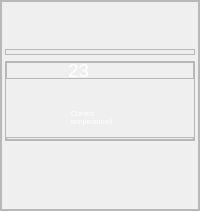
                  <widget class="QFrame" name="map_center_22">
                   <property name="sizePolicy">
                    <sizepolicy hsizetype="Expanding" vsizetype="Expanding">
                     <horstretch>11</horstretch>
                     <verstretch>9</verstretch>
                    </sizepolicy>
                   </property>
                   <property name="minimumSize">
                    <size>
                     <width>61</width>
                     <height>24</height>
                    </size>
                   </property>
                   <property name="styleSheet">
                    <string notr="true">#map_center_22{
	background-color: transparent;
	
	
	
	
	
	image: url(:/images/rak-01.svg);
	
	
	background-repeat: none;
}</string>
                   </property>
                   <property name="frameShape">
                    <enum>QFrame::StyledPanel</enum>
                   </property>
                   <property name="frameShadow">
                    <enum>QFrame::Raised</enum>
                   </property>
                   <layout class="QVBoxLayout" name="verticalLayout_73">
                    <property name="leftMargin">
                     <number>0</number>
                    </property>
                    <property name="topMargin">
                     <number>0</number>
                    </property>
                    <property name="rightMargin">
                     <number>0</number>
                    </property>
                    <property name="bottomMargin">
                     <number>0</number>
                    </property>
                    <item>
                     <widget class="QFrame" name="frame_112">
                      <property name="sizePolicy">
                       <sizepolicy hsizetype="Expanding" vsizetype="Expanding">
                        <horstretch>11</horstretch>
                        <verstretch>9</verstretch>
                       </sizepolicy>
                      </property>
                      <property name="minimumSize">
                       <size>
                        <width>57</width>
                        <height>0</height>
                       </size>
                      </property>
                      <property name="styleSheet">
                       <string notr="true">#frame_109{
	background-color: transparent;
	border:none;
}</string>
                      </property>
                      <property name="frameShape">
                       <enum>QFrame::StyledPanel</enum>
                      </property>
                      <property name="frameShadow">
                       <enum>QFrame::Raised</enum>
                      </property>
                      <layout class="QVBoxLayout" name="verticalLayout_74">
                       <property name="leftMargin">
                        <number>3</number>
                       </property>
                       <property name="topMargin">
                        <number>47</number>
                       </property>
                       <property name="rightMargin">
                        <number>3</number>
                       </property>
                       <property name="bottomMargin">
                        <number>68</number>
                       </property>
                       <item>
                        <widget class="QFrame" name="frame_9">
                         <property name="sizePolicy">
                          <sizepolicy hsizetype="Preferred" vsizetype="Expanding">
                           <horstretch>0</horstretch>
                           <verstretch>1</verstretch>
                          </sizepolicy>
                         </property>
                         <property name="frameShape">
                          <enum>QFrame::StyledPanel</enum>
                         </property>
                         <property name="frameShadow">
                          <enum>QFrame::Raised</enum>
                         </property>
                        </widget>
                       </item>
                       <item>
                        <widget class="QFrame" name="frame_123">
                         <property name="sizePolicy">
                          <sizepolicy hsizetype="Expanding" vsizetype="Expanding">
                           <horstretch>11</horstretch>
                           <verstretch>14</verstretch>
                          </sizepolicy>
                         </property>
                         <property name="minimumSize">
                          <size>
                           <width>57</width>
                           <height>54</height>
                          </size>
                         </property>
                         <property name="styleSheet">
                          <string notr="true">#frame_116{

	background-color: transparent;
	border:none;
}</string>
                         </property>
                         <property name="frameShape">
                          <enum>QFrame::StyledPanel</enum>
                         </property>
                         <property name="frameShadow">
                          <enum>QFrame::Raised</enum>
                         </property>
                         <layout class="QVBoxLayout" name="verticalLayout_120">
                          <property name="leftMargin">
                           <number>0</number>
                          </property>
                          <property name="topMargin">
                           <number>0</number>
                          </property>
                          <property name="rightMargin">
                           <number>0</number>
                          </property>
                          <property name="bottomMargin">
                           <number>0</number>
                          </property>
                          <item>
                           <widget class="QFrame" name="frame_221">
                            <property name="sizePolicy">
                             <sizepolicy hsizetype="Expanding" vsizetype="Expanding">
                              <horstretch>11</horstretch>
                              <verstretch>6</verstretch>
                             </sizepolicy>
                            </property>
                            <property name="minimumSize">
                             <size>
                              <width>0</width>
                              <height>17</height>
                             </size>
                            </property>
                            <property name="styleSheet">
                             <string notr="true">#frame_117{
background-color: none;


}</string>
                            </property>
                            <property name="frameShape">
                             <enum>QFrame::StyledPanel</enum>
                            </property>
                            <property name="frameShadow">
                             <enum>QFrame::Raised</enum>
                            </property>
                            <layout class="QHBoxLayout" name="horizontalLayout_138">
                             <property name="leftMargin">
                              <number>0</number>
                             </property>
                             <property name="topMargin">
                              <number>0</number>
                             </property>
                             <property name="rightMargin">
                              <number>0</number>
                             </property>
                             <property name="bottomMargin">
                              <number>0</number>
                             </property>
                             <item>
                              <widget class="QLabel" name="temp_image_down_63">
                               <property name="sizePolicy">
                                <sizepolicy hsizetype="Expanding" vsizetype="Expanding">
                                 <horstretch>4</horstretch>
                                 <verstretch>6</verstretch>
                                </sizepolicy>
                               </property>
                               <property name="minimumSize">
                                <size>
                                 <width>5</width>
                                 <height>15</height>
                                </size>
                               </property>
                               <property name="styleSheet">
                                <string notr="true">
background-color: none;
	image: url(:/images/phptps/temp red-02-02.svg);
</string>
                               </property>
                               <property name="text">
                                <string/>
                               </property>
                              </widget>
                             </item>
                             <item>
                              <widget class="QLabel" name="temp_down_52">
                               <property name="sizePolicy">
                                <sizepolicy hsizetype="Expanding" vsizetype="Expanding">
                                 <horstretch>9</horstretch>
                                 <verstretch>9</verstretch>
                                </sizepolicy>
                               </property>
                               <property name="minimumSize">
                                <size>
                                 <width>37</width>
                                 <height>14</height>
                                </size>
                               </property>
                               <property name="font">
                                <font>
                                 <pointsize>-1</pointsize>
                                 <weight>50</weight>
                                 <italic>false</italic>
                                 <bold>false</bold>
                                </font>
                               </property>
                               <property name="styleSheet">
                                <string notr="true">#temp_down_52{
	 color: white;
   	font:19px;

}


</string>
                               </property>
                               <property name="text">
                                <string>23</string>
                               </property>
                               <property name="textFormat">
                                <enum>Qt::PlainText</enum>
                               </property>
                               <property name="wordWrap">
                                <bool>false</bool>
                               </property>
                               <property name="margin">
                                <number>0</number>
                               </property>
                               <property name="openExternalLinks">
                                <bool>false</bool>
                               </property>
                              </widget>
                             </item>
                            </layout>
                           </widget>
                          </item>
                          <item>
                           <widget class="QLabel" name="label_98">
                            <property name="sizePolicy">
                             <sizepolicy hsizetype="Expanding" vsizetype="Fixed">
                              <horstretch>10</horstretch>
                              <verstretch>9</verstretch>
                             </sizepolicy>
                            </property>
                            <property name="minimumSize">
                             <size>
                              <width>57</width>
                              <height>4</height>
                             </size>
                            </property>
                            <property name="styleSheet">
                             <string notr="true">
	background-color: none;
	image: url(:/images/phptps/line kutah-02-02.svg);


</string>
                            </property>
                            <property name="text">
                             <string/>
                            </property>
                           </widget>
                          </item>
                          <item alignment="Qt::AlignHCenter">
                           <widget class="QLabel" name="label_99">
                            <property name="sizePolicy">
                             <sizepolicy hsizetype="Expanding" vsizetype="Expanding">
                              <horstretch>11</horstretch>
                              <verstretch>8</verstretch>
                             </sizepolicy>
                            </property>
                            <property name="minimumSize">
                             <size>
                              <width>57</width>
                              <height>27</height>
                             </size>
                            </property>
                            <property name="font">
                             <font>
                              <pointsize>5</pointsize>
                              <weight>50</weight>
                              <italic>false</italic>
                              <bold>false</bold>
                             </font>
                            </property>
                            <property name="styleSheet">
                             <string notr="true">
#label_99{
background-color:none;
color: rgb(255, 255, 255);
font: 5pt;

}
</string>
                            </property>
                            <property name="text">
                             <string>Current 
temperature4</string>
                            </property>
                           </widget>
                          </item>
                          <item>
                           <widget class="QFrame" name="frame_10">
                            <property name="sizePolicy">
                             <sizepolicy hsizetype="Preferred" vsizetype="Expanding">
                              <horstretch>0</horstretch>
                              <verstretch>2</verstretch>
                             </sizepolicy>
                            </property>
                            <property name="frameShape">
                             <enum>QFrame::StyledPanel</enum>
                            </property>
                            <property name="frameShadow">
                             <enum>QFrame::Raised</enum>
                            </property>
                           </widget>
                          </item>
                         </layout>
                        </widget>
                       </item>
                      </layout>
                     </widget>
                    </item>
                   </layout>
                  </widget>
